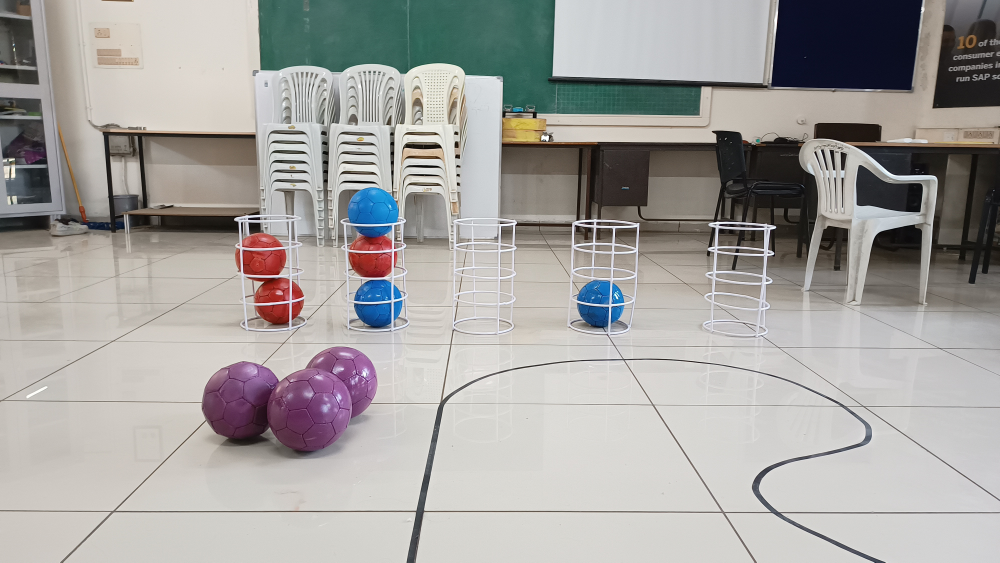
#> input picture CV/1.jpg, 4000 x 2250 px (shown at 1/4 size)
$ python color_detect.py
#> lines starting #> are read from the running program, lines starting #| are printed output that depends on the picture; after the words box and inside, x2 and y2 are one past the last pixel; in counts of white or black regions, pixels touching at a corner belong together
import cv2
import numpy as np

# Define HSV color ranges
# Note: These ranges might need to be adjusted based on your specific colors and lighting conditions
"""
color_ranges = {
    "red": ((160, 100, 100), (179, 255, 255)),  # Example range for red
    "blue": ((100, 150, 0), (140, 255, 255)),  # Example range for blue
    "purple": ((126, 87, 161), (161, 85 , 151))  # Example range for purple
}#"""

#original
# color_ranges = {
#     "red": ((161, 49, 61), (255, 255, 255)),  # Adjusted range for red
#     "blue": ((101, 24, 0), (121, 255, 255)),  # Keeping blue the same
#     "purple": ((120, 12, 47), (165, 163, 255))  # Adjusted range for purple to not overlap with red
# }

# # Define BGR colors for drawing rectangles
# colors = {
#     "red": (76, 54, 244),  # Example for red
#     "blue": (226, 127, 48),  # Example for blue
#     "purple": (149, 90, 161)  # Example for purple
# }


#wrong
color_ranges = {
    "red": ((0, 59, 121), (57, 255, 208)),  # Adjusted range for red
    "blue": ((82, 104, 57), (125, 255, 255)),  # Keeping blue the same
    "purple": ((127, 68, 99), (160, 160, 141))  # Adjusted range for purple to not overlap with red
}
colors = {
    "red": (76, 54, 244),  # Example for red
    "blue": (226, 127, 48),  # Example for blue
    "purple": (92, 43, 99)  # Example for purple
}


# [35 lines of commented-out code are left out]


def classify_and_visualize_balls(image, balls):
    hsv_image = cv2.cvtColor(image, cv2.COLOR_BGR2HSV)
    classified_balls = {"red": [], "blue": [], "purple": []}

    for box in balls:
        x1, y1, x2, y2 = box
        # Calculate the center of the bounding box
        center_x, center_y = (x1 + x2) // 2, (y1 + y2) // 2

        # Define a smaller region around the center (e.g., a 10x10 square)
        region_size = 10
        region_half = region_size // 2
        region_x1, region_y1 = max(center_x - region_half, 0), max(center_y - region_half, 0)
        region_x2, region_y2 = min(center_x + region_half, image.shape[1]), min(center_y + region_half, image.shape[0])

        # Sample the smaller region
        sampled_region = hsv_image[region_y1:region_y2, region_x1:region_x2]

        # Flatten the region to a list of pixels
        pixels = sampled_region.reshape(-1, sampled_region.shape[-1])

        # Determine the most frequently occurring color in the region
        max_color = ''
        max_count = 0
        for color, (lower, upper) in color_ranges.items():
            mask = cv2.inRange(sampled_region, np.array(lower), np.array(upper))
            count = cv2.countNonZero(mask)
            if count > max_count:
                max_count = count
                max_color = color

        if max_color:
            classified_balls[max_color].append(box)
            cv2.rectangle(image, (x1, y1), (x2, y2), colors[max_color], 2)

    cv2.imshow('Classified Balls', image)
    cv2.waitKey(0)
    cv2.destroyAllWindows()

    for color, boxes in classified_balls.items():
        print(f"{color.capitalize()} balls:", boxes)

    # return classified_balls
    return {
        "red_ball": classified_balls["red"],
        "blue_ball": classified_balls["blue"],
        "purple_ball": classified_balls["purple"]
    }


# Array of image paths
image_paths = ["1.jpg","2.jpg","3.jpg","4.jpg","5.jpg","6.jpg","7.jpg","8.jpg","9.jpg","10.jpg","11.jpg"]

balls_float = [[(168.98953247070312 , 313.2676086425781 , 226.52139282226562 , 387.0252990722656),
(128.18849182128906 , 306.70294189453125 , 179.49961853027344 , 378.0439453125),
(195.54681396484375 , 295.2579650878906 , 243.40045166015625 , 360.0823669433594),
(367.66876220703125 , 238.42300415039062 , 400.8782958984375 , 280.3059387207031),
(152.3077392578125 , 197.715576171875 , 183.88992309570312 , 238.72088623046875),
(221.2281494140625 , 200.3909454345703 , 259.702392578125 , 237.82005310058594),
(161.65957641601562 , 237.3628692626953 , 195.16281127929688 , 278.47869873046875),
(225.75631713867188 , 237.32589721679688 , 260.40777587890625 , 280.7337951660156),
(220.49935913085938 , 158.35757446289062 , 256.11981201171875 , 205.41110229492188)],[
(166.92811584472656 , 311.0231018066406 , 225.0376739501953 , 385.5102844238281),
(364.58038330078125 , 232.32095336914062 , 397.91119384765625 , 274.7552185058594),
(126.66531372070312 , 304.42987060546875 , 177.96807861328125 , 377.3907470703125),
(193.23696899414062 , 291.04449462890625 , 241.09161376953125 , 354.914794921875),
(222.348388671875 , 234.6083984375 , 256.293701171875 , 277.09930419921875),
(146.13595581054688 , 195.56753540039062 , 179.83615112304688 , 237.62948608398438),
(157.9416961669922 , 234.54623413085938 , 192.06590270996094 , 275.8736877441406),
(218.38565063476562 , 195.73890686035156 , 249.32272338867188 , 233.7842559814453),
(217.0113525390625 , 155.86953735351562 , 251.395751953125 , 199.82357788085938),
(145.89852905273438 , 194.48220825195312 , 182.57009887695312 , 279.28582763671875)],[
(137.77032470703125 , 257.1067810058594 , 246.65020751953125 , 399.4382629394531),
(169.00515747070312 , 137.47537231445312 , 269.5760803222656 , 267.1347961425781),
(238.92640686035156 , 221.88694763183594 , 339.6502685546875 , 355.7659912109375),
(345.158935546875 , 157.20394897460938 , 448.50628662109375 , 293.1811828613281),
(262.9049072265625 , 96.70567321777344 , 359.4095458984375 , 229.3090362548828),
(320.9204406738281 , 283.50531005859375 , 423.9170227050781 , 420.46942138671875)],[
(225.14065551757812 , 353.8186950683594 , 279.4885559082031 , 433.5942687988281),
(275.057373046875 , 359.189453125 , 335.6610107421875 , 442.5640869140625),
(245.22854614257812 , 317.9010009765625 , 290.0239562988281 , 357.1180419921875),
(306.95751953125 , 338.07232666015625 , 356.1041259765625 , 411.764404296875),
(259.08447265625 , 336.46929931640625 , 302.7647705078125 , 382.87115478515625),
(408.97625732421875 , 268.484619140625 , 442.21990966796875 , 311.5849609375),
(267.28369140625 , 272.3394775390625 , 298.1092529296875 , 315.8856201171875),
(291.4217529296875 , 322.4440002441406 , 332.3624267578125 , 359.9891052246094),
(196.4033660888672 , 272.31219482421875 , 228.8103790283203 , 315.5318603515625),
(330.6380920410156 , 301.74945068359375 , 374.5095520019531 , 320.7781982421875)],[
(251.9602813720703 , 184.22024536132812 , 307.91571044921875 , 259.98980712890625),
(304.9425048828125 , 185.28424072265625 , 366.5634765625 , 266.9356689453125),
(339.3076171875 , 175.49917602539062 , 382.7147216796875 , 249.72091674804688),
(423.42388916015625 , 148.05540466308594 , 456.23272705078125 , 191.6558380126953),
(207.66175842285156 , 147.46624755859375 , 240.9794158935547 , 193.15679931640625),
(316.7447509765625 , 169.5057373046875 , 347.81658935546875 , 193.26812744140625),
(268.0220642089844 , 167.49810791015625 , 305.3833923339844 , 189.16653442382812),
(286.0023193359375 , 174.7705535888672 , 325.35888671875 , 213.3358612060547),
(280.12945556640625 , 147.594482421875 , 310.32049560546875 , 168.5084228515625),
(276.5955810546875 , 146.26986694335938 , 309.18963623046875 , 177.8402099609375)],[
(272.00860595703125 , 328.34307861328125 , 325.10125732421875 , 403.35540771484375),
(172.0113525390625 , 329.85821533203125 , 227.0106201171875 , 405.17279052734375),
(216.2852783203125 , 343.162353515625 , 276.6947021484375 , 426.0419921875),
(188.61639404296875 , 297.1422424316406 , 238.2607421875 , 346.5916442871094),
(270.9439697265625 , 301.3717041015625 , 317.75830078125 , 347.7540283203125),
(222.39578247070312 , 313.8985290527344 , 275.2531433105469 , 358.3535461425781),
(131.24441528320312 , 214.11672973632812 , 166.67926025390625 , 255.78823852539062),
(270.50701904296875 , 301.1878662109375 , 321.10015869140625 , 395.8363037109375)],[
(174.74801635742188 , 294.0775146484375 , 244.83779907226562 , 367.78289794921875),
(224.31033325195312 , 318.21673583984375 , 304.6703796386719 , 391.42901611328125),
(299.1870422363281 , 339.22552490234375 , 384.5157775878906 , 454.70916748046875),
(220.41429138183594 , 367.54083251953125 , 314.4825439453125 , 480.0),
(145.47378540039062 , 347.880615234375 , 233.97308349609375 , 463.8685302734375),
(290.3888854980469 , 299.53570556640625 , 358.7075500488281 , 373.90118408203125),
(98.04771423339844 , 189.65524291992188 , 142.82887268066406 , 242.29855346679688),
(283.23931884765625 , 191.3866424560547 , 322.1676025390625 , 243.42967224121094),
(459.7445068359375 , 193.22982788085938 , 499.78143310546875 , 242.14340209960938),
(272.7080078125 , 175.76483154296875 , 323.540283203125 , 251.825927734375),
(449.9822998046875 , 178.88450622558594 , 506.6971435546875 , 248.75828552246094)],[
(50.78877258300781 , 285.72528076171875 , 113.20205688476562 , 354.84735107421875),
(164.45309448242188 , 294.74127197265625 , 222.2520751953125 , 362.86712646484375),
(289.2242431640625 , 297.8942565917969 , 339.636474609375 , 366.2070617675781),
(537.2440185546875 , 303.1318359375 , 590.0001220703125 , 366.9354248046875),
(279.10302734375 , 226.55819702148438 , 329.6251220703125 , 293.2511901855469),
(397.43505859375 , 295.85858154296875 , 445.01123046875 , 362.61895751953125),
(162.02664184570312 , 223.13165283203125 , 210.39324951171875 , 255.6290283203125),
(281.11712646484375 , 228.62344360351562 , 328.9239501953125 , 259.06207275390625)],[
(66.41960144042969 , 270.59527587890625 , 126.72383117675781 , 339.4127197265625),
(290.324951171875 , 282.27410888671875 , 343.2933349609375 , 353.672607421875),
(419.2613525390625 , 225.18524169921875 , 472.3126220703125 , 289.17156982421875),
(278.931884765625 , 216.138916015625 , 329.7767333984375 , 284.0390625),
(547.271728515625 , 293.94561767578125 , 606.653564453125 , 362.78155517578125),
(169.01199340820312 , 215.85519409179688 , 226.03781127929688 , 277.7164001464844),
(401.33770751953125 , 283.4932861328125 , 452.2261962890625 , 353.6011962890625),
(166.10882568359375 , 147.7796630859375 , 224.66415405273438 , 221.59490966796875),
(172.58132934570312 , 279.036376953125 , 227.19979858398438 , 348.1397705078125)],[
(168.98001098632812 , 313.44830322265625 , 226.80197143554688 , 387.50750732421875),
(128.08624267578125 , 306.3509521484375 , 179.4656982421875 , 379.434814453125),
(195.50497436523438 , 294.8073425292969 , 243.39071655273438 , 360.4861145019531),
(367.508544921875 , 238.37405395507812 , 400.98822021484375 , 280.6773376464844),
(150.18878173828125 , 197.71163940429688 , 184.14886474609375 , 239.15682983398438),
(225.0250244140625 , 237.46969604492188 , 261.5126953125 , 281.6034240722656),
(161.72848510742188 , 237.29049682617188 , 195.29403686523438 , 278.7260437011719),
(221.22128295898438 , 200.44952392578125 , 259.6186828613281 , 237.84967041015625),
(150.49122619628906 , 195.9986572265625 , 190.27369689941406 , 282.62677001953125),
(220.97146606445312 , 159.4620819091797 , 256.17626953125 , 191.5512237548828)],[
(166.627685546875 , 310.4991455078125 , 225.08322143554688 , 386.18560791015625),
(126.11274719238281 , 304.0140380859375 , 178.02879333496094 , 378.36962890625),
(220.58380126953125 , 234.038330078125 , 257.5448913574219 , 277.74005126953125),
(364.4404602050781 , 232.33273315429688 , 398.1814270019531 , 275.1287536621094),
(192.85443115234375 , 291.15802001953125 , 241.02728271484375 , 355.68695068359375),
(145.66015625 , 195.51187133789062 , 179.723876953125 , 237.66171264648438),
(157.78517150878906 , 234.71572875976562 , 192.51817321777344 , 275.92681884765625),
(217.73321533203125 , 196.45538330078125 , 249.89166259765625 , 234.13833618164062),
(146.17636108398438 , 193.68707275390625 , 190.2767333984375 , 281.68359375),
(216.03286743164062 , 155.1978759765625 , 255.91635131835938 , 221.7281494140625),
(217.11712646484375 , 155.873779296875 , 251.74594116210938 , 199.97314453125)]]

# Convert each coordinate to an integer
balls = [[(int(x1), int(y1), int(x2), int(y2)) for x1, y1, x2, y2 in sublist] for sublist in balls_float]


# Initialize a list or dictionary to store results for each image
image_results = []

for img_path,balls_per_image in zip(image_paths, balls):

    img = cv2.imread(img_path)
#> img is the input picture: shape (2250, 4000, 3); mean B, G, R 159.3, 162, 164.2
    img = cv2.resize(img,(640,480))
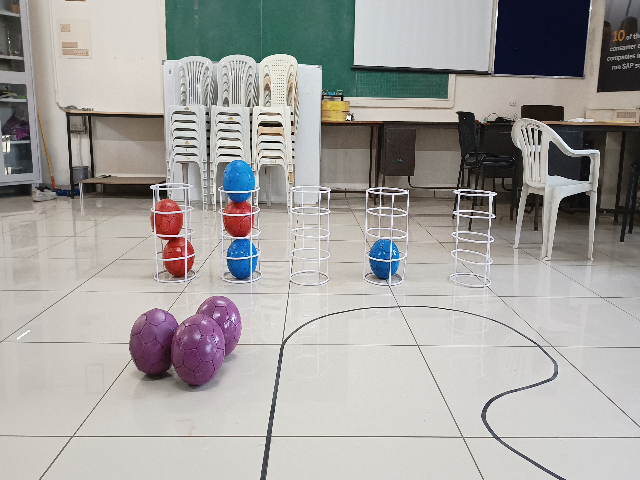
#> img: shape (480, 640, 3); mean B, G, R 159.2, 161.9, 164.1
    # classify_and_visualize_balls(img, balls[i])
    result = classify_and_visualize_balls(img, balls_per_image)
#> in classify_and_visualize_balls, `hsv_image = cv2.cvtColor(image, cv2.COLOR_BGR2HSV)`: hsv_image: shape (480, 640, 3); mean H, S, V 43.5, 31.4, 168.7
#> after the loop in classify_and_visualize_balls, `for box in balls:`:
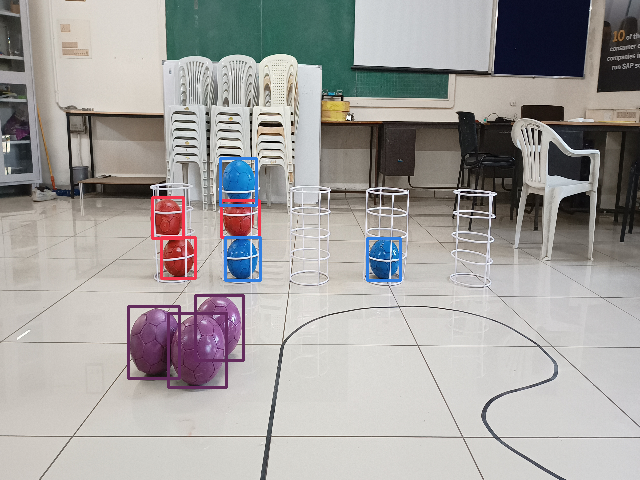
#> image: shape (480, 640, 3); 1.53% of pixels changed, all inside (x1, y1, x2, y2) = (127, 157, 402, 389)
#> result = {'red_ball': [(152, 197, 183, 238), (221, 200, 259, 237), (161, 237, 195, 278)], 'blue_ball': [(367, 238, 400, 280), (225, 237, 260, 280), (220, 158, 256, 205)], 'purple_ball': [(168, 313, 226, 387), (128, 306, 179, 378), (195, 295, 243, 360)]}

    image_results.append(result)

    for index, result in enumerate(image_results, start=1):
        # Access each category of balls by its key
        red_balls = result["red_ball"]
        blue_balls = result["blue_ball"]
        purple_balls = result["purple_ball"]

        # Print the results for the current image
        print(f"Image {index}:")
        print(f"  Red balls: {red_balls}")
        print(f"  Blue balls: {blue_balls}")
        print(f"  Purple balls: {purple_balls}")
        print()  # Just for better readability
#> this loop made 1 pass
#> index on pass 1: 1
#| Image 1:
#|   Red balls: [(152, 197, 183, 238), (221, 200, 259, 237), (161, 237, 195, 278)]
#|   Blue balls: [(367, 238, 400, 280), (225, 237, 260, 280), (220, 158, 256, 205)]
#|   Purple balls: [(168, 313, 226, 387), (128, 306, 179, 378), (195, 295, 243, 360)]
#> pass 2 of the loop `for img_path,balls_per_image in zip(image_paths, balls):`:
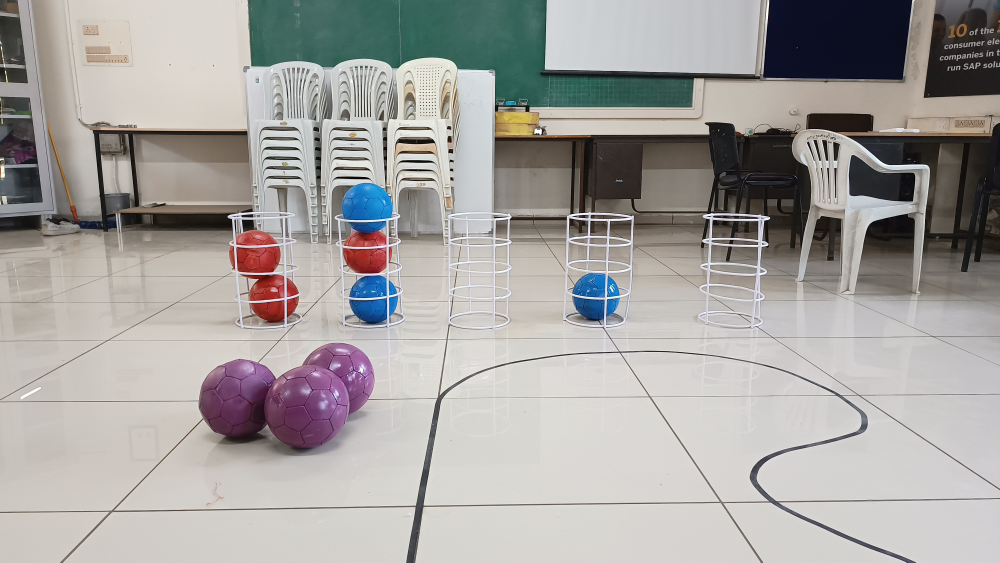
#> input picture CV/2.jpg, 4000 x 2250 px (shown at 1/4 size)
#> img is the input picture: shape (2250, 4000, 3); mean B, G, R 159.7, 162.4, 165.1
#> `img = cv2.resize(img,(640,480))`:
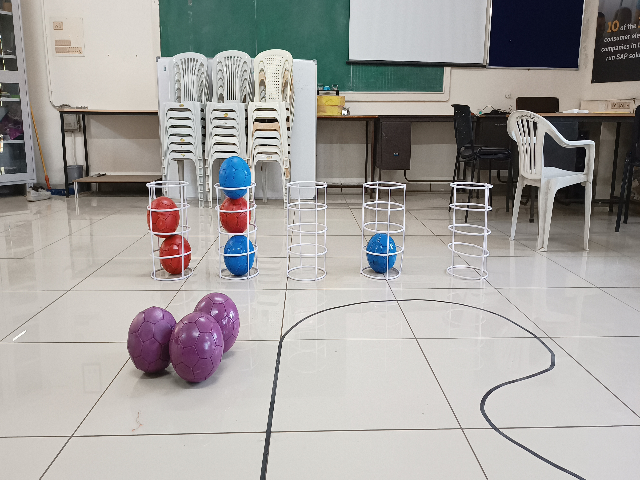
#> img: shape (480, 640, 3); mean B, G, R 159.6, 162.3, 165
#> hsv_image: shape (480, 640, 3); mean H, S, V 43.5, 31.4, 169.3
#> after the loop in classify_and_visualize_balls (call 2), `for box in balls:`:
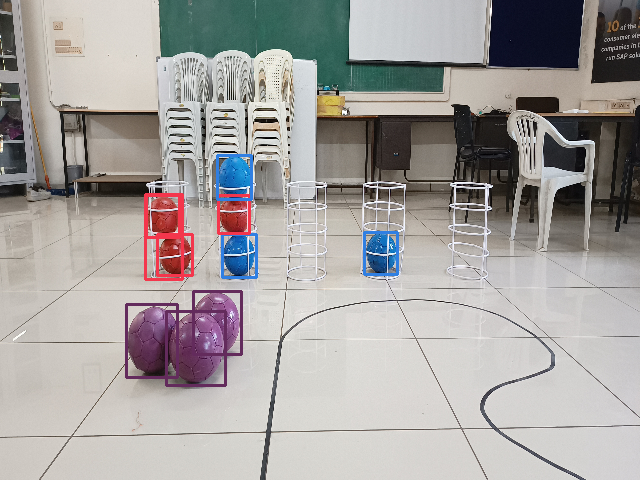
#> image: shape (480, 640, 3); 1.72% of pixels changed, all inside (x1, y1, x2, y2) = (125, 154, 399, 387)
#> `result = classify_and_visualize_balls(img, balls_per_image)`: result = 3 items
#> the loop `for index, result in enumerate(image_results, start=1):` made 2 passes
#> index on passes 1 to 2: 1, 2
#> (printed output is left out)
#> pass 3 of the loop `for img_path,balls_per_image in zip(image_paths, balls):`:
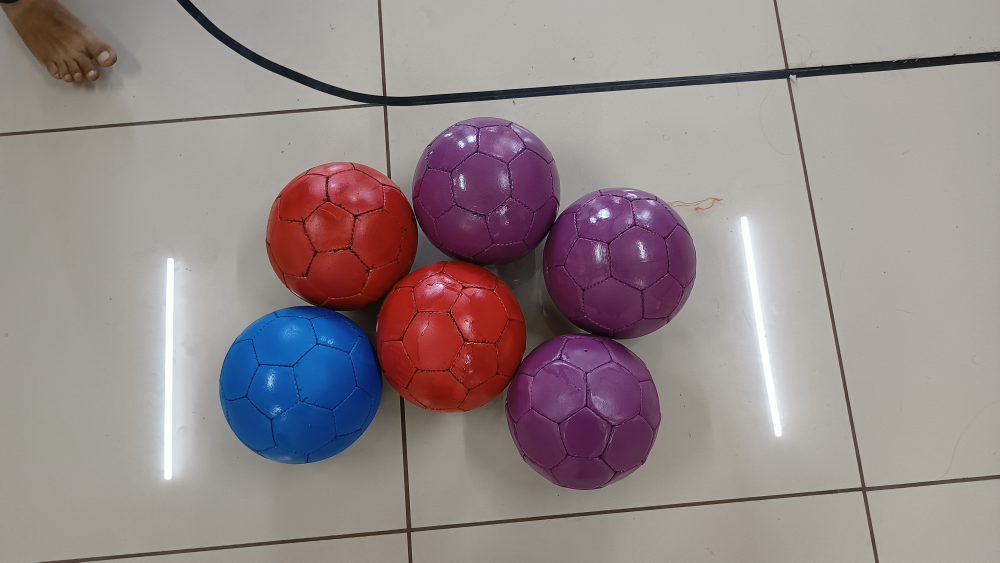
#> input picture CV/3.jpg, 4000 x 2250 px (shown at 1/4 size)
#> img is the input picture: shape (2250, 4000, 3); mean B, G, R 137.5, 136.8, 148.7
#> `img = cv2.resize(img,(640,480))`:
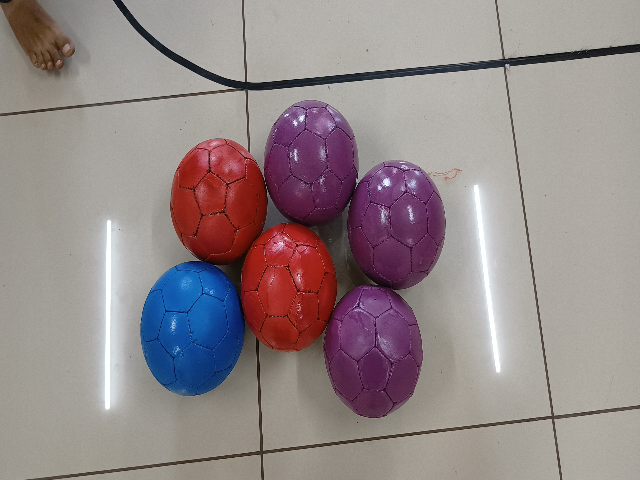
#> img: shape (480, 640, 3); mean B, G, R 137.4, 136.6, 148.6
#> hsv_image: shape (480, 640, 3); mean H, S, V 41.1, 49.3, 153.5
#> after the loop in classify_and_visualize_balls (call 3), `for box in balls:`:
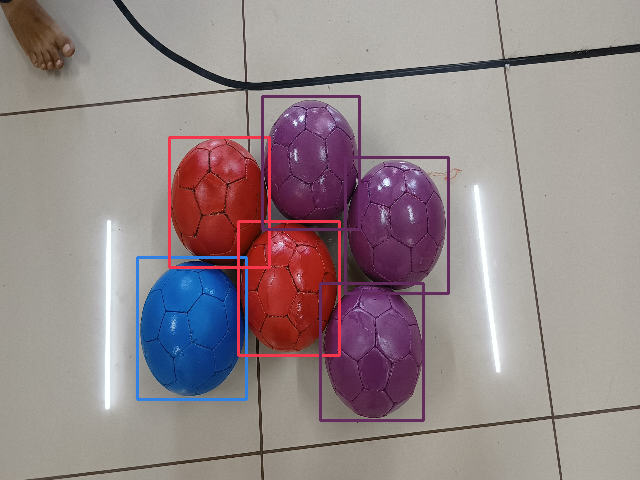
#> image: shape (480, 640, 3); 2.73% of pixels changed, all inside (x1, y1, x2, y2) = (136, 95, 450, 422)
#> `result = classify_and_visualize_balls(img, balls_per_image)`: result = {'red_ball': [(169, 137, 269, 267), (238, 221, 339, 355)], 'blue_ball': [(137, 257, 246, 399)], 'purple_ball': [(345, 157, 448, 293), (262, 96, 359, 229), (320, 283, 423, 420)]}
#> the loop `for index, result in enumerate(image_results, start=1):` made 3 passes
#> (red_balls, blue_balls) on pass 3: ([(169, 137, 269, 267), (238, 221, 339, 355)], [(137, 257, 246, 399)])
#> (printed output is left out)
#> (the run stopped early here; a loop or call above may not have finished)
